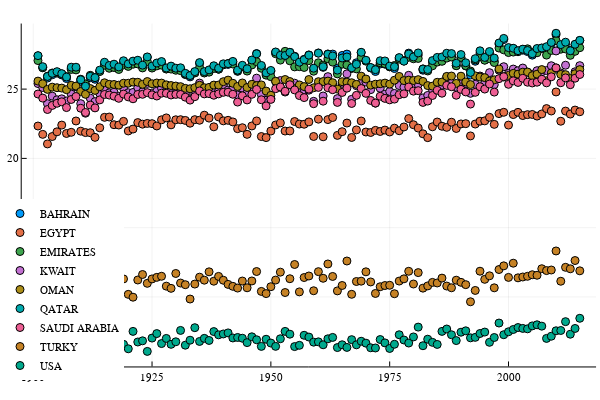

The notebook cell this image was saved under:
### Code cell
#gr(fmt = :png) # choose the fast GR backend and set format to png: svg would probably crash with so many points
plotly()
@df dts scatter(:Year, (:mean), group=:Country,layout = 1, legend = :bottomleft)

### Figure 1 — Plotly figure (JSON) as saved in the notebook; plotly's stock layout.template omitted (floating-point values rounded to 4 significant figures)
{"data": [{"colorbar": {"title": ""}, "hoverinfo": "text", "legendgroup": "BAHRAIN", "marker": {"color": "rgba(0, 154, 250, 1.000)", "line": {"color": "rgba(0, 0, 0, 1.000)", "width": 1}, "size": 8, "symbol": "circle"}, "mode": "markers", "name": "BAHRAIN", "showlegend": true, "text": [null, null, null, null, null, null, null, null, null, null, null, null, null, null, null, null, null, null, null, null, null, null, null, null, null, null, null, null, null, null, null, null, null, null, null, null, null, null, null, null, null, null, null, null, null, null, null, null, null, null, null, null, null, null, null, null, null, null, null, null, null, null, null, null, null, null, null, null, null, null, null, null, null, null, null, null, null, null, null, null, null, null, null, null, null, null, null, null, null, null, null, null, null, null, null, null, null, null, null, null, null, null, null, null, null, null, null, null, null, null, null, null, null, null, null], "type": "scatter", "x": [1901, 1902, 1903, 1904, 1905, 1906, 1907, 1908, 1909, 1910, 1911, 1912, 1913, 1914, 1915, 1916, 1917, 1918, 1919, 1920, 1921, 1922, 1923, 1924, 1925, 1926, 1927, 1928, 1929, 1930, 1931, 1932, 1933, 1934, 1935, 1936, 1937, 1938, 1939, 1940, 1941, 1942, 1943, 1944, 1945, 1946, 1947, 1948, 1949, 1950, 1951, 1952, 1953, 1954, 1955, 1956, 1957, 1958, 1959, 1960, 1961, 1962, 1963, 1964, 1965, 1966, 1967, 1968, 1969, 1970, 1971, 1972, 1973, 1974, 1975, 1976, 1977, 1978, 1979, 1980, 1981, 1982, 1983, 1984, 1985, 1986, 1987, 1988, 1989, 1990, 1991, 1992, 1993, 1994, 1995, 1996, 1997, 1998, 1999, 2000, 2001, 2002, 2003, 2004, 2005, 2006, 2007, 2008, 2009, 2010, 2011, 2012, 2013, 2014, 2015], "xaxis": "x1", "y": [27.4, 26.54, 25.8, 26.04, 26.16, 26.02, 25.76, 26.5, 26.51, 25.55, 25.07, 25.82, 25.71, 26.29, 26.87, 26.62, 26.73, 26.5, 26.99, 26.76, 26.96, 27.03, 26.65, 27.29, 26.57, 26.81, 26.93, 26.46, 26.6, 26.44, 26.46, 26.05, 25.88, 26.18, 26.86, 26.18, 26.31, 26.62, 26.44, 26.77, 26.78, 26.96, 26.28, 26.65, 26.39, 27.06, 27.57, 26.64, 26.1, 26.29, 27.66, 27.45, 27.4, 27.66, 27.37, 26.92, 27.15, 27.47, 26.49, 27.61, 26.57, 27.54, 27.53, 26.51, 27.43, 27.53, 26.5, 26.9, 27.63, 27.05, 26.53, 26.27, 26.81, 26.8, 26.61, 26.49, 27.24, 27.04, 27.6, 27.35, 27.46, 26.37, 26.36, 26.95, 27.19, 27.18, 27.5, 27.39, 26.7, 27.25, 26.67, 26.02, 27.01, 27.6, 27.11, 27.6, 27.02, 28.25, 28.58, 27.88, 27.92, 27.74, 27.81, 27.71, 27.45, 27.87, 27.94, 27.9, 28.28, 28.92, 28.02, 28.26, 27.8, 28.22, 28.51], "yaxis": "y1", "zmax": 0.1, "zmin": -0.1}, {"colorbar": {"title": ""}, "hoverinfo": "text", "legendgroup": "EGYPT", "marker": {"color": "rgba(227, 111, 71, 1.000)", "line": {"color": "rgba(0, 0, 0, 1.000)", "width": 1}, "size": 8, "symbol": "circle"}, "mode": "markers", "name": "EGYPT", "showlegend": true, "text": [null, null, null, null, null, null, null, null, null, null, null, null, null, null, null, null, null, null, null, null, null, null, null, null, null, null, null, null, null, null, null, null, null, null, null, null, null, null, null, null, null, null, null, null, null, null, null, null, null, null, null, null, null, null, null, null, null, null, null, null, null, null, null, null, null, null, null, null, null, null, null, null, null, null, null, null, null, null, null, null, null, null, null, null, null, null, null, null, null, null, null, null, null, null, null, null, null, null, null, null, null, null, null, null, null, null, null, null, null, null, null, null, null, null, null], "type": "scatter", "x": [1901, 1902, 1903, 1904, 1905, 1906, 1907, 1908, 1909, 1910, 1911, 1912, 1913, 1914, 1915, 1916, 1917, 1918, 1919, 1920, 1921, 1922, 1923, 1924, 1925, 1926, 1927, 1928, 1929, 1930, 1931, 1932, 1933, 1934, 1935, 1936, 1937, 1938, 1939, 1940, 1941, 1942, 1943, 1944, 1945, 1946, 1947, 1948, 1949, 1950, 1951, 1952, 1953, 1954, 1955, 1956, 1957, 1958, 1959, 1960, 1961, 1962, 1963, 1964, 1965, 1966, 1967, 1968, 1969, 1970, 1971, 1972, 1973, 1974, 1975, 1976, 1977, 1978, 1979, 1980, 1981, 1982, 1983, 1984, 1985, 1986, 1987, 1988, 1989, 1990, 1991, 1992, 1993, 1994, 1995, 1996, 1997, 1998, 1999, 2000, 2001, 2002, 2003, 2004, 2005, 2006, 2007, 2008, 2009, 2010, 2011, 2012, 2013, 2014, 2015], "xaxis": "x1", "y": [22.34, 21.73, 21.04, 21.58, 21.92, 22.4, 21.8, 21.88, 22.7, 21.97, 21.86, 21.85, 21.52, 22.21, 22.96, 22.99, 22.43, 22.41, 22.67, 21.98, 22.12, 22.58, 22.47, 22.52, 22.51, 22.34, 22.79, 22.92, 22.42, 22.79, 22.8, 22.74, 22.54, 22.8, 22.75, 23.12, 22.91, 22.28, 22.99, 22.71, 22.75, 22.63, 22.15, 22.21, 21.74, 22.34, 22.7, 21.58, 21.5, 21.97, 22.41, 22.56, 21.97, 21.98, 22.66, 22.48, 22.47, 22.64, 21.58, 22.83, 21.56, 22.8, 22.95, 21.66, 21.93, 22.55, 21.51, 22.06, 22.7, 21.91, 21.87, 22.02, 21.94, 22.04, 21.91, 22.18, 22.0, 22.27, 22.87, 22.43, 22.19, 21.78, 21.5, 22.28, 22.63, 22.32, 22.24, 22.61, 22.16, 22.49, 22.51, 21.62, 22.48, 22.68, 22.71, 22.96, 22.46, 23.23, 23.33, 22.4, 23.16, 23.32, 23.09, 23.16, 23.17, 23.05, 23.21, 23.59, 23.42, 24.8, 22.68, 23.41, 23.2, 23.49, 23.37], "yaxis": "y1", "zmax": 0.1, "zmin": -0.1}, {"colorbar": {"title": ""}, "hoverinfo": "text", "legendgroup": "EMIRATES", "marker": {"color": "rgba(62, 164, 78, 1.000)", "line": {"color": "rgba(0, 0, 0, 1.000)", "width": 1}, "size": 8, "symbol": "circle"}, "mode": "markers", "name": "EMIRATES", "showlegend": true, "text": [null, null, null, null, null, null, null, null, null, null, null, null, null, null, null, null, null, null, null, null, null, null, null, null, null, null, null, null, null, null, null, null, null, null, null, null, null, null, null, null, null, null, null, null, null, null, null, null, null, null, null, null, null, null, null, null, null, null, null, null, null, null, null, null, null, null, null, null, null, null, null, null, null, null, null, null, null, null, null, null, null, null, null, null, null, null, null, null, null, null, null, null, null, null, null, null, null, null, null, null, null, null, null, null, null, null, null, null, null, null, null, null, null, null, null], "type": "scatter", "x": [1901, 1902, 1903, 1904, 1905, 1906, 1907, 1908, 1909, 1910, 1911, 1912, 1913, 1914, 1915, 1916, 1917, 1918, 1919, 1920, 1921, 1922, 1923, 1924, 1925, 1926, 1927, 1928, 1929, 1930, 1931, 1932, 1933, 1934, 1935, 1936, 1937, 1938, 1939, 1940, 1941, 1942, 1943, 1944, 1945, 1946, 1947, 1948, 1949, 1950, 1951, 1952, 1953, 1954, 1955, 1956, 1957, 1958, 1959, 1960, 1961, 1962, 1963, 1964, 1965, 1966, 1967, 1968, 1969, 1970, 1971, 1972, 1973, 1974, 1975, 1976, 1977, 1978, 1979, 1980, 1981, 1982, 1983, 1984, 1985, 1986, 1987, 1988, 1989, 1990, 1991, 1992, 1993, 1994, 1995, 1996, 1997, 1998, 1999, 2000, 2001, 2002, 2003, 2004, 2005, 2006, 2007, 2008, 2009, 2010, 2011, 2012, 2013, 2014, 2015], "xaxis": "x1", "y": [27.06, 26.55, 25.93, 26.16, 26.17, 26.09, 25.9, 26.42, 26.39, 25.71, 25.37, 26.0, 25.84, 26.27, 26.72, 26.5, 26.56, 26.42, 26.75, 26.64, 26.8, 26.82, 26.53, 26.98, 26.52, 26.68, 26.73, 26.45, 26.45, 26.36, 26.33, 26.08, 26.0, 26.17, 26.55, 26.17, 26.23, 26.49, 26.44, 26.75, 26.85, 26.81, 26.31, 26.63, 26.3, 26.74, 26.98, 26.51, 26.01, 25.9, 27.55, 27.09, 27.73, 27.04, 26.6, 26.62, 26.56, 27.06, 26.29, 26.9, 26.74, 27.19, 26.95, 26.1, 26.8, 26.74, 26.51, 26.46, 27.3, 27.02, 26.53, 26.46, 26.91, 26.83, 26.61, 26.71, 27.16, 27.04, 27.3, 27.19, 27.22, 26.46, 26.31, 26.68, 26.95, 27.01, 27.24, 27.32, 26.69, 27.29, 26.69, 26.31, 27.11, 27.34, 27.09, 27.2, 26.92, 27.96, 27.83, 27.64, 27.67, 27.7, 27.86, 27.91, 27.65, 27.62, 27.94, 27.45, 27.79, 28.51, 27.88, 27.9, 27.44, 27.73, 27.99], "yaxis": "y1", "zmax": 0.1, "zmin": -0.1}, {"colorbar": {"title": ""}, "hoverinfo": "text", "legendgroup": "KWAIT", "marker": {"color": "rgba(195, 113, 210, 1.000)", "line": {"color": "rgba(0, 0, 0, 1.000)", "width": 1}, "size": 8, "symbol": "circle"}, "mode": "markers", "name": "KWAIT", "showlegend": true, "text": [null, null, null, null, null, null, null, null, null, null, null, null, null, null, null, null, null, null, null, null, null, null, null, null, null, null, null, null, null, null, null, null, null, null, null, null, null, null, null, null, null, null, null, null, null, null, null, null, null, null, null, null, null, null, null, null, null, null, null, null, null, null, null, null, null, null, null, null, null, null, null, null, null, null, null, null, null, null, null, null, null, null, null, null, null, null, null, null, null, null, null, null, null, null, null, null, null, null, null, null, null, null, null, null, null, null, null, null, null, null, null, null, null, null, null], "type": "scatter", "x": [1901, 1902, 1903, 1904, 1905, 1906, 1907, 1908, 1909, 1910, 1911, 1912, 1913, 1914, 1915, 1916, 1917, 1918, 1919, 1920, 1921, 1922, 1923, 1924, 1925, 1926, 1927, 1928, 1929, 1930, 1931, 1932, 1933, 1934, 1935, 1936, 1937, 1938, 1939, 1940, 1941, 1942, 1943, 1944, 1945, 1946, 1947, 1948, 1949, 1950, 1951, 1952, 1953, 1954, 1955, 1956, 1957, 1958, 1959, 1960, 1961, 1962, 1963, 1964, 1965, 1966, 1967, 1968, 1969, 1970, 1971, 1972, 1973, 1974, 1975, 1976, 1977, 1978, 1979, 1980, 1981, 1982, 1983, 1984, 1985, 1986, 1987, 1988, 1989, 1990, 1991, 1992, 1993, 1994, 1995, 1996, 1997, 1998, 1999, 2000, 2001, 2002, 2003, 2004, 2005, 2006, 2007, 2008, 2009, 2010, 2011, 2012, 2013, 2014, 2015], "xaxis": "x1", "y": [25.4, 25.11, 23.95, 24.49, 24.23, 24.3, 24.14, 24.64, 25.16, 23.95, 23.26, 24.35, 24.1, 24.69, 24.95, 24.73, 24.78, 24.48, 25.07, 24.74, 24.76, 25.1, 24.81, 25.41, 24.72, 24.85, 25.07, 25.22, 24.95, 25.1, 24.98, 24.67, 24.29, 24.65, 25.44, 24.84, 25.09, 24.9, 24.85, 25.31, 24.93, 25.06, 24.57, 25.08, 24.73, 25.02, 25.79, 24.61, 24.19, 24.33, 25.56, 25.62, 24.79, 25.31, 25.43, 24.99, 24.95, 24.92, 24.12, 25.29, 24.5, 25.9, 25.25, 24.32, 25.42, 26.1, 24.26, 25.25, 25.42, 25.51, 24.96, 23.99, 25.06, 24.63, 24.83, 24.69, 25.26, 25.14, 26.0, 25.2, 25.35, 24.37, 24.55, 24.97, 25.19, 25.28, 25.87, 25.42, 25.13, 25.4, 25.4, 24.7, 25.35, 25.95, 25.43, 26.19, 25.32, 26.37, 26.62, 26.13, 26.45, 26.33, 26.52, 26.22, 26.07, 26.33, 26.25, 26.34, 26.69, 27.75, 26.16, 26.72, 25.63, 26.25, 26.69], "yaxis": "y1", "zmax": 0.1, "zmin": -0.1}, {"colorbar": {"title": ""}, "hoverinfo": "text", "legendgroup": "OMAN", "marker": {"color": "rgba(172, 142, 24, 1.000)", "line": {"color": "rgba(0, 0, 0, 1.000)", "width": 1}, "size": 8, "symbol": "circle"}, "mode": "markers", "name": "OMAN", "showlegend": true, "text": [null, null, null, null, null, null, null, null, null, null, null, null, null, null, null, null, null, null, null, null, null, null, null, null, null, null, null, null, null, null, null, null, null, null, null, null, null, null, null, null, null, null, null, null, null, null, null, null, null, null, null, null, null, null, null, null, null, null, null, null, null, null, null, null, null, null, null, null, null, null, null, null, null, null, null, null, null, null, null, null, null, null, null, null, null, null, null, null, null, null, null, null, null, null, null, null, null, null, null, null, null, null, null, null, null, null, null, null, null, null, null, null, null, null, null], "type": "scatter", "x": [1901, 1902, 1903, 1904, 1905, 1906, 1907, 1908, 1909, 1910, 1911, 1912, 1913, 1914, 1915, 1916, 1917, 1918, 1919, 1920, 1921, 1922, 1923, 1924, 1925, 1926, 1927, 1928, 1929, 1930, 1931, 1932, 1933, 1934, 1935, 1936, 1937, 1938, 1939, 1940, 1941, 1942, 1943, 1944, 1945, 1946, 1947, 1948, 1949, 1950, 1951, 1952, 1953, 1954, 1955, 1956, 1957, 1958, 1959, 1960, 1961, 1962, 1963, 1964, 1965, 1966, 1967, 1968, 1969, 1970, 1971, 1972, 1973, 1974, 1975, 1976, 1977, 1978, 1979, 1980, 1981, 1982, 1983, 1984, 1985, 1986, 1987, 1988, 1989, 1990, 1991, 1992, 1993, 1994, 1995, 1996, 1997, 1998, 1999, 2000, 2001, 2002, 2003, 2004, 2005, 2006, 2007, 2008, 2009, 2010, 2011, 2012, 2013, 2014, 2015], "xaxis": "x1", "y": [25.58, 25.39, 24.98, 25.14, 25.1, 25.07, 24.96, 25.27, 25.22, 24.83, 24.63, 25.04, 24.91, 25.17, 25.46, 25.34, 25.34, 25.29, 25.42, 25.43, 25.51, 25.5, 25.35, 25.55, 25.39, 25.44, 25.44, 25.31, 25.26, 25.22, 25.18, 25.05, 25.03, 25.11, 25.28, 25.1, 25.13, 25.29, 25.3, 25.54, 25.65, 25.42, 25.19, 25.44, 25.12, 25.35, 25.25, 25.3, 24.86, 24.55, 25.56, 25.13, 25.69, 25.55, 25.06, 25.3, 25.18, 25.69, 25.1, 25.54, 25.55, 25.58, 25.46, 25.0, 25.54, 25.5, 25.46, 25.34, 25.94, 25.73, 25.29, 25.36, 25.39, 25.44, 25.36, 25.64, 25.92, 25.62, 25.65, 25.62, 25.69, 25.56, 25.26, 25.22, 25.49, 25.51, 25.92, 25.95, 25.41, 25.93, 25.52, 25.33, 25.96, 25.87, 25.83, 25.58, 25.67, 26.46, 25.87, 25.99, 26.14, 26.08, 26.23, 26.23, 25.97, 26.08, 26.41, 25.6, 26.17, 26.53, 26.06, 26.05, 25.76, 26.11, 26.41], "yaxis": "y1", "zmax": 0.1, "zmin": -0.1}, {"colorbar": {"title": ""}, "hoverinfo": "text", "legendgroup": "QATAR", "marker": {"color": "rgba(0, 170, 174, 1.000)", "line": {"color": "rgba(0, 0, 0, 1.000)", "width": 1}, "size": 8, "symbol": "circle"}, "mode": "markers", "name": "QATAR", "showlegend": true, "text": [null, null, null, null, null, null, null, null, null, null, null, null, null, null, null, null, null, null, null, null, null, null, null, null, null, null, null, null, null, null, null, null, null, null, null, null, null, null, null, null, null, null, null, null, null, null, null, null, null, null, null, null, null, null, null, null, null, null, null, null, null, null, null, null, null, null, null, null, null, null, null, null, null, null, null, null, null, null, null, null, null, null, null, null, null, null, null, null, null, null, null, null, null, null, null, null, null, null, null, null, null, null, null, null, null, null, null, null, null, null, null, null, null, null, null], "type": "scatter", "x": [1901, 1902, 1903, 1904, 1905, 1906, 1907, 1908, 1909, 1910, 1911, 1912, 1913, 1914, 1915, 1916, 1917, 1918, 1919, 1920, 1921, 1922, 1923, 1924, 1925, 1926, 1927, 1928, 1929, 1930, 1931, 1932, 1933, 1934, 1935, 1936, 1937, 1938, 1939, 1940, 1941, 1942, 1943, 1944, 1945, 1946, 1947, 1948, 1949, 1950, 1951, 1952, 1953, 1954, 1955, 1956, 1957, 1958, 1959, 1960, 1961, 1962, 1963, 1964, 1965, 1966, 1967, 1968, 1969, 1970, 1971, 1972, 1973, 1974, 1975, 1976, 1977, 1978, 1979, 1980, 1981, 1982, 1983, 1984, 1985, 1986, 1987, 1988, 1989, 1990, 1991, 1992, 1993, 1994, 1995, 1996, 1997, 1998, 1999, 2000, 2001, 2002, 2003, 2004, 2005, 2006, 2007, 2008, 2009, 2010, 2011, 2012, 2013, 2014, 2015], "xaxis": "x1", "y": [27.42, 26.62, 25.91, 26.14, 26.26, 26.12, 25.87, 26.58, 26.58, 25.68, 25.21, 25.92, 25.83, 26.37, 26.94, 26.71, 26.8, 26.6, 27.05, 26.82, 27.02, 27.09, 26.73, 27.32, 26.66, 26.88, 26.99, 26.53, 26.66, 26.51, 26.54, 26.14, 25.98, 26.26, 26.91, 26.27, 26.39, 26.69, 26.51, 26.83, 26.84, 27.0, 26.37, 26.72, 26.47, 27.1, 27.55, 26.71, 26.17, 26.35, 27.68, 27.44, 27.43, 27.65, 27.34, 26.94, 27.12, 27.45, 26.51, 27.59, 26.62, 27.52, 27.39, 26.37, 27.25, 27.32, 26.54, 26.79, 27.66, 27.08, 26.56, 26.4, 27.05, 27.03, 26.66, 26.62, 27.28, 27.02, 27.53, 27.32, 27.61, 26.45, 26.42, 27.06, 27.29, 27.32, 27.59, 27.57, 26.87, 27.5, 26.9, 26.21, 27.2, 27.77, 27.29, 27.71, 27.24, 28.33, 28.66, 28.0, 27.95, 27.78, 27.88, 27.79, 27.56, 27.93, 27.97, 28.06, 28.37, 29.03, 28.21, 28.39, 27.77, 28.24, 28.52], "yaxis": "y1", "zmax": 0.1, "zmin": -0.1}, {"colorbar": {"title": ""}, "hoverinfo": "text", "legendgroup": "SAUDI ARABIA", "marker": {"color": "rgba(237, 94, 147, 1.000)", "line": {"color": "rgba(0, 0, 0, 1.000)", "width": 1}, "size": 8, "symbol": "circle"}, "mode": "markers", "name": "SAUDI ARABIA", "showlegend": true, "text": [null, null, null, null, null, null, null, null, null, null, null, null, null, null, null, null, null, null, null, null, null, null, null, null, null, null, null, null, null, null, null, null, null, null, null, null, null, null, null, null, null, null, null, null, null, null, null, null, null, null, null, null, null, null, null, null, null, null, null, null, null, null, null, null, null, null, null, null, null, null, null, null, null, null, null, null, null, null, null, null, null, null, null, null, null, null, null, null, null, null, null, null, null, null, null, null, null, null, null, null, null, null, null, null, null, null, null, null, null, null, null, null, null, null, null], "type": "scatter", "x": [1901, 1902, 1903, 1904, 1905, 1906, 1907, 1908, 1909, 1910, 1911, 1912, 1913, 1914, 1915, 1916, 1917, 1918, 1919, 1920, 1921, 1922, 1923, 1924, 1925, 1926, 1927, 1928, 1929, 1930, 1931, 1932, 1933, 1934, 1935, 1936, 1937, 1938, 1939, 1940, 1941, 1942, 1943, 1944, 1945, 1946, 1947, 1948, 1949, 1950, 1951, 1952, 1953, 1954, 1955, 1956, 1957, 1958, 1959, 1960, 1961, 1962, 1963, 1964, 1965, 1966, 1967, 1968, 1969, 1970, 1971, 1972, 1973, 1974, 1975, 1976, 1977, 1978, 1979, 1980, 1981, 1982, 1983, 1984, 1985, 1986, 1987, 1988, 1989, 1990, 1991, 1992, 1993, 1994, 1995, 1996, 1997, 1998, 1999, 2000, 2001, 2002, 2003, 2004, 2005, 2006, 2007, 2008, 2009, 2010, 2011, 2012, 2013, 2014, 2015], "xaxis": "x1", "y": [24.65, 24.35, 23.53, 23.82, 23.98, 24.08, 23.67, 24.25, 24.47, 23.62, 23.31, 23.85, 23.65, 24.22, 24.61, 24.57, 24.49, 24.34, 24.64, 24.44, 24.3, 24.61, 24.63, 24.75, 24.59, 24.5, 24.71, 24.7, 24.58, 24.62, 24.61, 24.42, 24.21, 24.46, 24.87, 24.66, 24.68, 24.56, 24.66, 24.77, 24.78, 24.63, 24.07, 24.52, 24.22, 24.63, 24.98, 24.23, 23.79, 24.26, 25.03, 25.16, 24.84, 25.32, 24.94, 24.54, 24.39, 25.0, 23.95, 25.13, 24.13, 25.1, 24.96, 24.04, 24.76, 25.07, 23.96, 24.55, 25.04, 24.69, 24.18, 24.0, 24.48, 24.33, 24.23, 24.28, 24.6, 24.66, 25.15, 24.85, 24.89, 24.04, 24.14, 24.54, 24.91, 24.7, 25.27, 25.17, 24.56, 24.98, 24.8, 23.92, 24.77, 25.17, 25.0, 25.37, 24.78, 25.76, 25.9, 25.35, 25.6, 25.48, 25.78, 25.5, 25.44, 25.5, 25.71, 25.45, 25.89, 26.53, 25.46, 25.81, 25.32, 25.79, 26.06], "yaxis": "y1", "zmax": 0.1, "zmin": -0.1}, {"colorbar": {"title": ""}, "hoverinfo": "text", "legendgroup": "TURKY", "marker": {"color": "rgba(198, 130, 37, 1.000)", "line": {"color": "rgba(0, 0, 0, 1.000)", "width": 1}, "size": 8, "symbol": "circle"}, "mode": "markers", "name": "TURKY", "showlegend": true, "text": [null, null, null, null, null, null, null, null, null, null, null, null, null, null, null, null, null, null, null, null, null, null, null, null, null, null, null, null, null, null, null, null, null, null, null, null, null, null, null, null, null, null, null, null, null, null, null, null, null, null, null, null, null, null, null, null, null, null, null, null, null, null, null, null, null, null, null, null, null, null, null, null, null, null, null, null, null, null, null, null, null, null, null, null, null, null, null, null, null, null, null, null, null, null, null, null, null, null, null, null, null, null, null, null, null, null, null, null, null, null, null, null, null, null, null], "type": "scatter", "x": [1901, 1902, 1903, 1904, 1905, 1906, 1907, 1908, 1909, 1910, 1911, 1912, 1913, 1914, 1915, 1916, 1917, 1918, 1919, 1920, 1921, 1922, 1923, 1924, 1925, 1926, 1927, 1928, 1929, 1930, 1931, 1932, 1933, 1934, 1935, 1936, 1937, 1938, 1939, 1940, 1941, 1942, 1943, 1944, 1945, 1946, 1947, 1948, 1949, 1950, 1951, 1952, 1953, 1954, 1955, 1956, 1957, 1958, 1959, 1960, 1961, 1962, 1963, 1964, 1965, 1966, 1967, 1968, 1969, 1970, 1971, 1972, 1973, 1974, 1975, 1976, 1977, 1978, 1979, 1980, 1981, 1982, 1983, 1984, 1985, 1986, 1987, 1988, 1989, 1990, 1991, 1992, 1993, 1994, 1995, 1996, 1997, 1998, 1999, 2000, 2001, 2002, 2003, 2004, 2005, 2006, 2007, 2008, 2009, 2010, 2011, 2012, 2013, 2014, 2015], "xaxis": "x1", "y": [11.26, 10.64, 10.26, 10.26, 10.5, 10.72, 9.876, 9.867, 11.08, 10.68, 9.628, 10.47, 10.14, 10.48, 11.3, 11.59, 11.19, 11.05, 11.3, 10.19, 9.982, 11.22, 11.62, 10.98, 11.3, 11.41, 11.49, 10.78, 10.62, 11.69, 11.0, 10.88, 9.849, 10.93, 11.43, 11.21, 11.81, 11.14, 11.48, 11.21, 10.91, 10.77, 10.64, 11.15, 10.66, 11.15, 11.83, 10.4, 10.24, 10.74, 11.22, 11.79, 10.32, 11.31, 12.34, 10.37, 11.4, 11.51, 10.45, 11.83, 11.35, 12.38, 11.48, 10.44, 10.83, 12.59, 10.19, 11.11, 11.14, 11.81, 11.08, 10.25, 10.73, 10.82, 10.84, 10.23, 11.15, 11.31, 11.85, 10.93, 11.76, 10.64, 10.8, 11.05, 11.01, 11.36, 10.79, 10.66, 11.21, 11.06, 10.89, 9.651, 10.47, 11.86, 11.27, 11.53, 10.66, 11.98, 12.24, 11.41, 12.44, 11.38, 11.44, 11.49, 11.6, 11.57, 12.04, 11.9, 11.94, 13.32, 11.13, 12.14, 12.03, 12.63, 11.89], "yaxis": "y1", "zmax": 0.1, "zmin": -0.1}, {"colorbar": {"title": ""}, "hoverinfo": "text", "legendgroup": "USA", "marker": {"color": "rgba(0, 169, 141, 1.000)", "line": {"color": "rgba(0, 0, 0, 1.000)", "width": 1}, "size": 8, "symbol": "circle"}, "mode": "markers", "name": "USA", "showlegend": true, "text": [null, null, null, null, null, null, null, null, null, null, null, null, null, null, null, null, null, null, null, null, null, null, null, null, null, null, null, null, null, null, null, null, null, null, null, null, null, null, null, null, null, null, null, null, null, null, null, null, null, null, null, null, null, null, null, null, null, null, null, null, null, null, null, null, null, null, null, null, null, null, null, null, null, null, null, null, null, null, null, null, null, null, null, null, null, null, null, null, null, null, null, null, null, null, null, null, null, null, null, null, null, null, null, null, null, null, null, null, null, null, null, null, null, null, null], "type": "scatter", "x": [1901, 1902, 1903, 1904, 1905, 1906, 1907, 1908, 1909, 1910, 1911, 1912, 1913, 1914, 1915, 1916, 1917, 1918, 1919, 1920, 1921, 1922, 1923, 1924, 1925, 1926, 1927, 1928, 1929, 1930, 1931, 1932, 1933, 1934, 1935, 1936, 1937, 1938, 1939, 1940, 1941, 1942, 1943, 1944, 1945, 1946, 1947, 1948, 1949, 1950, 1951, 1952, 1953, 1954, 1955, 1956, 1957, 1958, 1959, 1960, 1961, 1962, 1963, 1964, 1965, 1966, 1967, 1968, 1969, 1970, 1971, 1972, 1973, 1974, 1975, 1976, 1977, 1978, 1979, 1980, 1981, 1982, 1983, 1984, 1985, 1986, 1987, 1988, 1989, 1990, 1991, 1992, 1993, 1994, 1995, 1996, 1997, 1998, 1999, 2000, 2001, 2002, 2003, 2004, 2005, 2006, 2007, 2008, 2009, 2010, 2011, 2012, 2013, 2014, 2015], "xaxis": "x1", "y": [6.695, 6.522, 6.101, 6.227, 6.628, 6.557, 6.471, 6.808, 6.109, 6.746, 6.683, 6.339, 6.582, 6.991, 6.862, 6.195, 5.683, 6.498, 6.578, 6.257, 7.514, 6.748, 6.833, 6.07, 7.03, 7.354, 6.636, 7.005, 6.58, 6.763, 7.584, 6.518, 6.877, 7.782, 6.788, 7.01, 6.858, 7.501, 7.264, 7.329, 7.404, 7.04, 7.076, 7.019, 6.704, 7.123, 6.909, 6.432, 6.946, 6.672, 6.433, 6.981, 7.514, 7.313, 6.416, 6.506, 7.232, 7.104, 6.737, 6.757, 6.548, 6.978, 7.079, 6.347, 6.548, 6.357, 6.918, 6.542, 6.802, 6.666, 6.331, 6.316, 6.925, 6.684, 6.281, 6.584, 7.271, 6.891, 6.673, 7.114, 7.822, 6.479, 6.951, 6.721, 6.572, 7.514, 7.685, 7.27, 6.85, 7.455, 7.555, 7.047, 7.082, 7.361, 7.464, 6.725, 7.072, 8.117, 7.274, 7.486, 7.651, 7.792, 7.73, 7.697, 7.909, 7.99, 7.892, 7.007, 7.165, 7.557, 7.577, 8.217, 7.311, 7.725, 8.459], "yaxis": "y1", "zmax": 0.1, "zmin": -0.1}], "layout": {"annotations": [], "height": 400, "legend": {"bgcolor": "rgba(255, 255, 255, 1.000)", "bordercolor": "rgba(0, 0, 0, 1.000)", "font": {"color": "rgba(0, 0, 0, 1.000)", "family": "sans-serif", "size": 11}, "tracegroupgap": 0, "x": 0, "y": 0}, "margin": {"b": 20, "l": 0, "r": 0, "t": 20}, "paper_bgcolor": "rgba(255, 255, 255, 1.000)", "plot_bgcolor": "rgba(255, 255, 255, 1.000)", "showlegend": true, "width": 600, "xaxis": {"anchor": "y1", "domain": [0.03619, 0.9934], "gridcolor": "rgba(0, 0, 0, 0.100)", "gridwidth": 0.5, "linecolor": "rgba(0, 0, 0, 1.000)", "mirror": false, "range": [1898.0, 2018.0], "showgrid": true, "showline": true, "showticklabels": true, "tickangle": 0, "tickcolor": "rgb(0, 0, 0)", "tickfont": {"color": "rgba(0, 0, 0, 1.000)", "family": "sans-serif", "size": 11}, "tickmode": "array", "ticks": "inside", "ticktext": ["1900", "1925", "1950", "1975", "2000"], "tickvals": [1900, 1925, 1950, 1975, 2000], "title": "", "titlefont": {"color": "rgba(0, 0, 0, 1.000)", "family": "sans-serif", "size": 15}, "type": "-", "visible": true, "zeroline": false, "zerolinecolor": "rgba(0, 0, 0, 1.000)"}, "yaxis": {"anchor": "x1", "domain": [0.03762, 0.9902], "gridcolor": "rgba(0, 0, 0, 0.100)", "gridwidth": 0.5, "linecolor": "rgba(0, 0, 0, 1.000)", "mirror": false, "range": [4.983, 29.73], "showgrid": true, "showline": true, "showticklabels": true, "tickangle": 0, "tickcolor": "rgb(0, 0, 0)", "tickfont": {"color": "rgba(0, 0, 0, 1.000)", "family": "sans-serif", "size": 11}, "tickmode": "array", "ticks": "inside", "ticktext": ["5", "10", "15", "20", "25"], "tickvals": [5, 10, 15, 20, 25], "title": "", "titlefont": {"color": "rgba(0, 0, 0, 1.000)", "family": "sans-serif", "size": 15}, "type": "-", "visible": true, "zeroline": false, "zerolinecolor": "rgba(0, 0, 0, 1.000)"}}}
